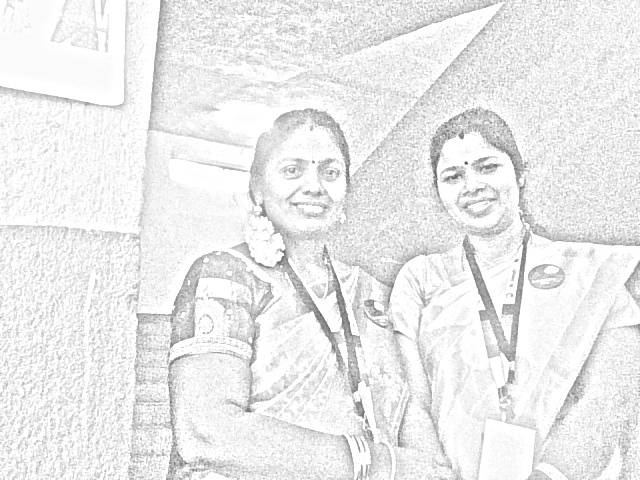
#> input picture nirovel.jpg, 640 x 480 px, given in place of the camera
$ python pencilsketch.py
#> lines starting #> are read from the running program, lines starting #| are printed output that depends on the picture
#> further down, frame is the input picture: shape (480, 640, 3); min 80, max 255, mean 235.6
import cv2
def image_to_sketch(img, k_size=45):
    #Read Image
    # Convert to Grey Image
#> called with k_size = 45
    grey_img=cv2.cvtColor(img, cv2.COLOR_BGR2GRAY)

    # Invert Image
    invert_img=cv2.bitwise_not(grey_img)
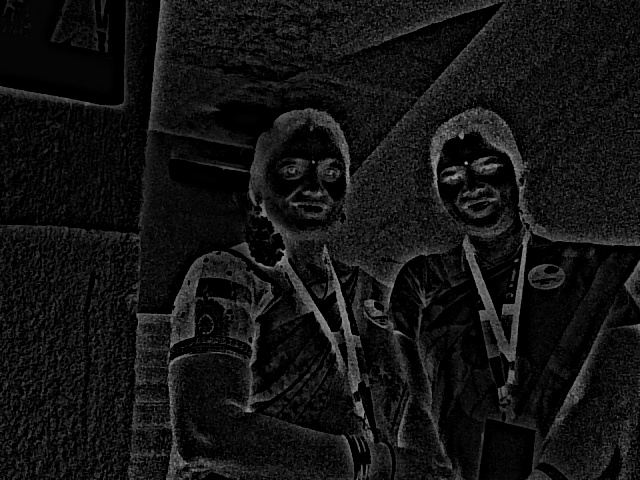
#> invert_img: shape (480, 640); min 0, max 175, mean 19.4
    #invert_img=255-grey_img

    # Blur image
    blur_img=cv2.GaussianBlur(invert_img, (k_size,k_size),0)
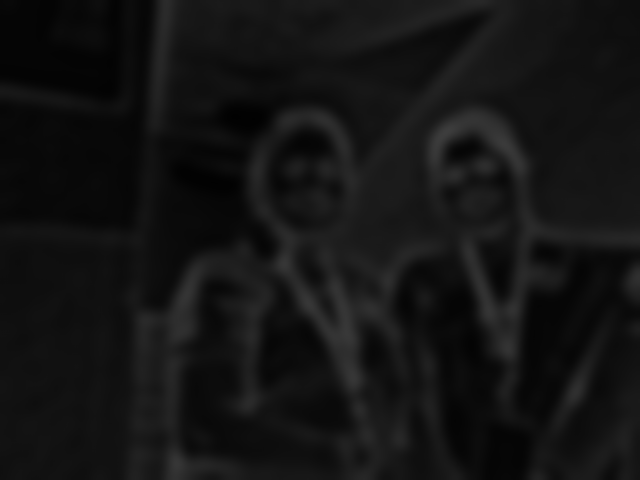
#> blur_img: shape (480, 640); min 1, max 61, mean 19.4

    # Invert Blurred Image
    invblur_img=cv2.bitwise_not(blur_img)
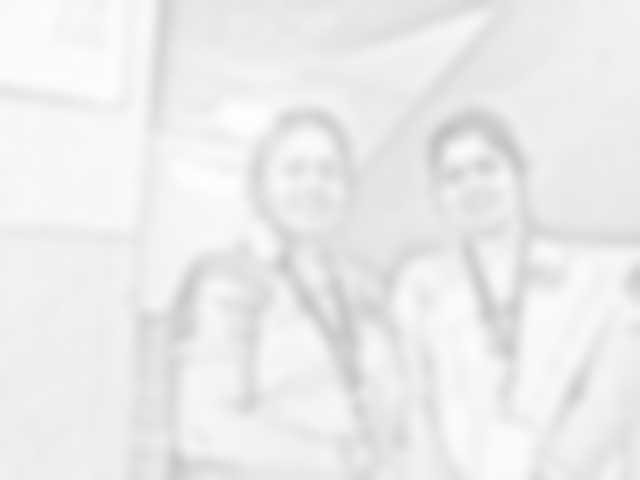
#> invblur_img: shape (480, 640); min 194, max 254, mean 235.6
    sketch_img=cv2.divide(grey_img,invblur_img, scale=250.0)
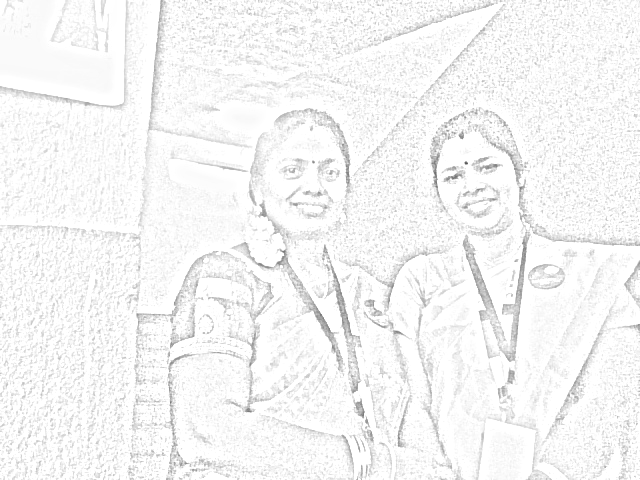
#> sketch_img: shape (480, 640); min 86, max 255, mean 245.3
    cv2.imwrite("sketch_img.jpg",sketch_img)
    return sketch_img


#Function call
cap=cv2.VideoCapture(0)
while 1:
    ret,frame=cap.read();
    cv2.imshow('sketch image',image_to_sketch(frame))
    if cv2.waitKey(1)=='q':
#> (key Esc is pressed here)
        break
cap.release()
cv2.destroyAllWindows()
